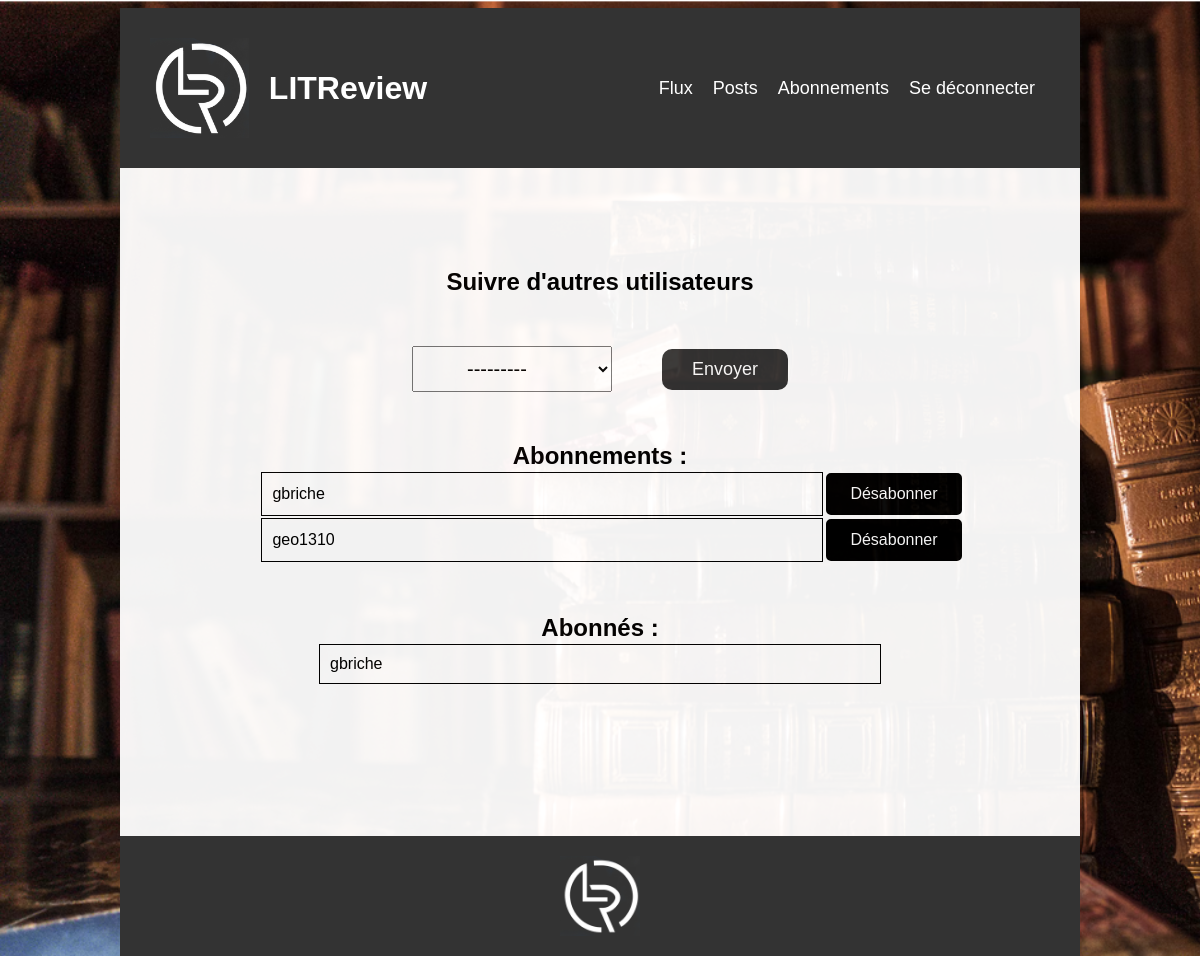
Before: /follows/ (signed in) with the older database file.
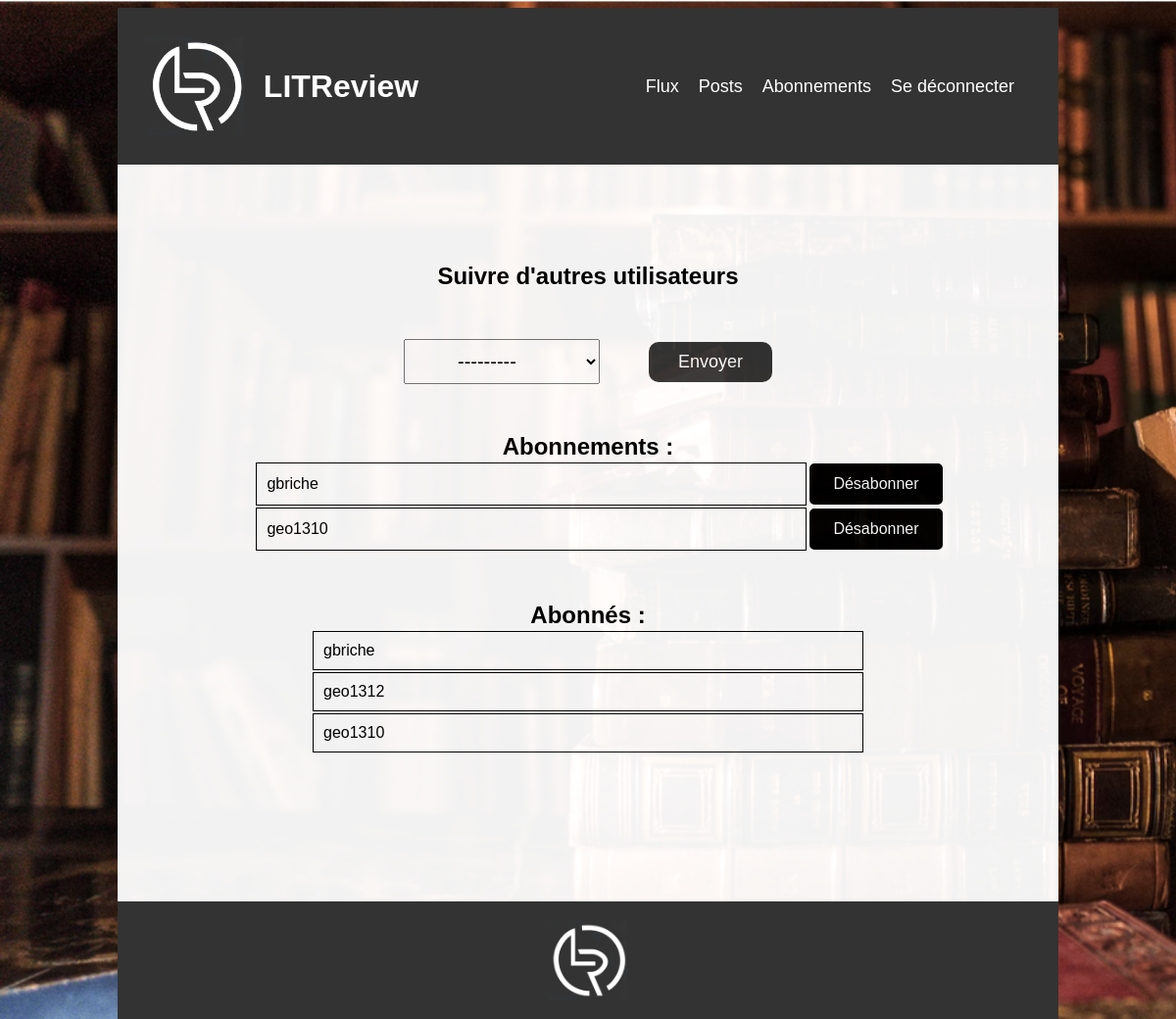
After: the same page with the newer database file.
### bookreview/models.py (models this page shows)
class UserFollows(models.Model):
    user = models.ForeignKey(settings.AUTH_USER_MODEL, on_delete=models.CASCADE, related_name='following')
    followed_user = models.ForeignKey(settings.AUTH_USER_MODEL, on_delete=models.CASCADE, related_name='followed_by')
    class Meta:
        unique_together = ('user', 'followed_user', )

### authentication/models.py (models this page shows)
class CustomUser(AbstractUser):
    pass

### bookreview/views.py (the view)
# urls.py: path("follows/", bookreview.views.follows, name="follows"),
@login_required
def follows(request):
    followings = UserFollows.objects.filter(user=request.user)
    followers = UserFollows.objects.filter(followed_user=request.user)
    if request.method == 'POST':
        form = UserFollowsForm(request.POST)
        if form.is_valid():
            try:
                user_follow = form.save(commit=False)
                user_follow.user = request.user
                user_follow.save()
            except IntegrityError:
                messages.error(request, f"L'utilisateur {user_follow.followed_user} est deja dans votre liste de suivis")
                return render(request, 'bookreview/follows.html', {'form': form, 'followings': followings, 'followers': followers})
            return redirect('follows')
    else:
        form = UserFollowsForm()
    context = {
        'form': form,
        'followings': followings,
        'followers': followers,
    }
    return render(request, 'bookreview/follows.html', context=context)

### bookreview/forms.py
class UserFollowsForm(forms.ModelForm):
    class Meta:
        model = UserFollows
        fields = ['followed_user']

### bookreview/templates/bookreview/follows.html (shortened to what this page needs)
{% extends 'base.html' %}
{% block content %}
<div class="follows-page base-page">
    <div class="follows-form-title">
        <h2>Suivre d'autres utilisateurs</h2>
        <div>
            <form method="post" class="follows-form">
            {% for field in form %}
                    <div class="form-field-follows">
                        {{ field }}
                    </div>
                {% endfor %}
                <button type="submit" class="submit-button follows-button">Envoyer</button>
        </form>
        </div>
    </div>
    {% if followings %}
        <div class="following">
            <h2>Abonnements : </h2>
            <table class="follows-table">
                <tbody>
                    {% for following in followings %}
                    <tr class="follows-tr">
                        <td class="follows-td-name">{{ following.followed_user }}</td>
                        <td>
                        <a href="{% url 'follows_delete' following.id %}">
                            <span class="follows-td-button">
                                Désabonner
                            </span>
                        </a>
                        </td>
                    </tr>
                    {% endfor%}
                </tbody>
            </table>
        </div>
    {% endif %}
    {% if followers %}
        <div class="followers">
            <h2>Abonnés : </h2>
            <table class="follows-table">
                <tbody>
                    {% for follower in followers %}
                    <tr class="follows-tr">
                        <td class="follows-td-name">{{ follower.user }}</td>
                    </tr>
                        {% endfor%}
                </tbody>
            </table>
        </div>
    {% endif %}
</div>
{% endblock content %}

### templates/base.html (shortened to what this page needs)
{% load static %}
<html>
    <head>
        <link rel="stylesheet" href="{% static 'css/style.css' %}">
    </head>
    <body>
        <header class="header">
            <div class="titre-header">
                <img src="{% static 'images/lt_logo_white.png' %}" alt="logo header litrevu" class="logo-header-litrevu">
            <h1>LITReview</h1>
            </div>
            {% if user.is_authenticated %}
                <div class="nav">
                    <ul>
                        <li>
                            <a href="{% url 'flux' %}">
                                Flux
                            </a>
                        </li>
                        <li>
                            <a href="{% url 'posts' %}">
                                Posts
                            </a>
                        </li>
                        <li>
                            <a href="{% url 'follows' %}">
                                Abonnements
                            </a>
                        </li>
                        <li>
                            <form action="{% url 'logout' %}" method="post" class="logout-form">
                                <button type="submit" class="logout-button">
                                    Se déconnecter
                                </button>
                            </form>
                        </li>
                    </ul>
                </div>
            {% endif %}
        </header>
        <div class="main">
            {% block content %}{% endblock content %}
        </div>
        <footer class="footer">
            <img class="logo-footer" src="{% static 'images/lt_logo_white.png' %}" alt="logo footer litreview">
        </footer>
    </body>
</html>

### static/css/style.css (style rules this page uses)
html { font-family: Arial; background-image: url(../images/fond_ecran_livre_1.png); background-attachment: fixed; background-repeat: no-repeat; background-size: cover; display: flex; justify-content: center; }
html, h1, h2 { margin: 0; padding: 0; box-sizing: border-box; }
body { width: 80%; }
.main { background-color: white; opacity: 0.95; padding-top: 100px; padding-bottom: 100px; }
.header { background-color: #333; color: white; height: 100px; padding: 30px; display: flex; justify-content: space-between; align-items: center; }
.titre-header { display: flex; align-items: center; }
.nav ul { display: flex; list-style: none; align-items: center; }
.nav a, .logout-button { text-decoration: none; background: none; border: none; color: white; padding: 5px 5px; margin-right: 10px; font-size: 18px; font-weight: 500; }
.logout-form { margin: 0; }
.header img { height: 100px; margin-right: 20px; }
input[type="text"], input[type="password"], select { width: 100%; padding: 10px; font-size: 20px; color: black; }
select { padding: 10px 50px; }
.submit-button { padding: 10px 30px; margin-top: 30px; background-color: #333; color: white; font-size: 18px; border: none; border-radius: 10px; }
.follows-form-title { text-align: center; }
.follows-form { display: flex; flex-direction: row; justify-content:center; align-items: center; margin-top: 50px; margin-bottom: 50px; }
.follows-button { margin-left: 50px; margin-top: 0; }
.follows-page { display: flex; flex-direction: column; justify-content: center; align-items: center; }
.following, .followers { text-align: center; margin-bottom: 50px; }
.follows-td-name { width: 45vw; padding: 10px; border: 1px solid black; }
.follows-td-button { display: inline-block; width: 100%; height: 100%; padding: 10px; color: white; border: 2px solid black; border-radius: 5px; background-color: black; text-align: center; }
.footer { margin: 0; display: flex; align-items: center; justify-content: center; height: 100px; background-color: #333; color: #fff; padding: 10px 0; }
.logo-footer { height: 80px; }

Changed rows visible on the page:
added UserFollows: user "geo1312", shown under "Abonnés :"
added UserFollows: user "geo1310", shown under "Abonnés :"
